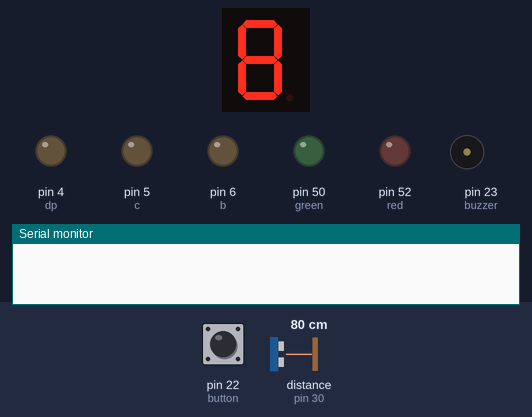
This sketch was run on a simulated Arduino Mega 2560, built with avr-gcc and run on an emulated ATmega2560. Shown: 1-digit seven-segment display, output pins drawn as LEDs (lit = HIGH), buzzer (waves = sounding), the last lines printed to the serial monitor. Wiring (inferred from the names in the program): 1-digit 7-segment display, segments lit when LOW: segments pin 13, pin 12, pin 11, pin 10, pin 9, pin 8, pin 7. The test bench sets the inputs (shaded band); at power-on: pin 22 (button) HIGH, distance to the obstacle (sensor on pin 30) 80 cm. The echo pulse lasts 58.3 µs per cm; the segment pins are drawn as the display they are named for; pins used as bus, display or sensor lines are not drawn.

Above: at 3.2 s.
3.3 s: pin 22 (button) pulled LOW for 0.15 s
At 4.4 s:
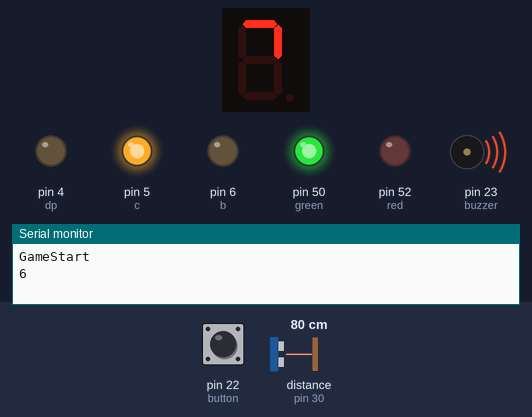
At 5.9 s:
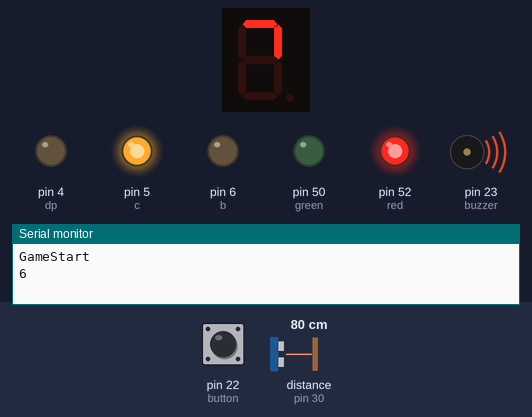
6.4 s: distance to the obstacle (sensor on pin 30) set to 74 cm
At 8.9 s:
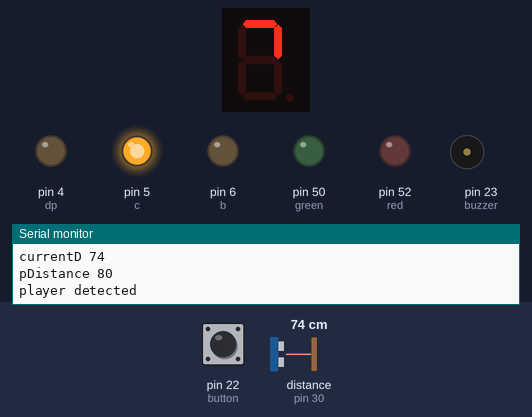
Timing chart, 0 to 10.4 s (numbered marks = the images above; inputs shaded):
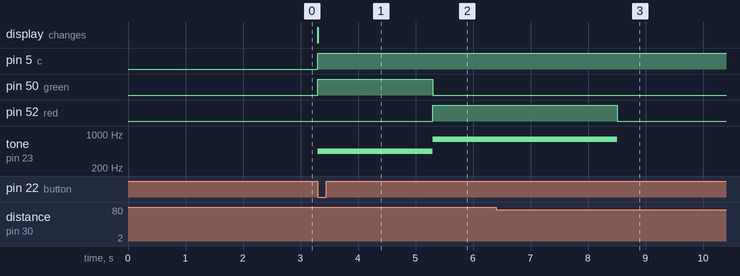

The sketch:

ArduinoSquidGameFile.ino
```cpp
#include <Servo.h>
int hand = 13;
int eyes = 12;
int button = 22;
int red = 52;
int green = 50;
int buzzer = 23;
int trigPin = 31;
int echoPin = 30;
// set the IO pin for each segment
int a = 7;   // set digital pin 7 for segment a
int b = 6;   // set digital pin 6 for segment b
int c = 5;   // set digital pin 5 for segment c
int d = 10;  // set digital pin 10 for segment d
int e = 11;  // set digital pin 11 for segment e
int f = 8;   // set digital pin 8 for segment f
int g = 9;   // set digital pin 9 for segment g
int dp = 4;  // set digital pin 4 for segment dp


int hangle, hpulsewidth;  //
int eangle, epulsewidth;
int second = 0;
long duration, currentD=0, pDistance=0;  // Duration used to calculate distance
int state = HIGH;      // the current state of the output pin
int buttonState;// the current reading from the input pin
int previous = LOW;    // the previous reading from the input pin
const int sensitivity = 2;
bool gameOver = false;
int maximumRange = 200; // Maximum range needed
int minimumRange = 0; // Minimum range needed

void handpulse(int hand, int hangle)  // funtction for hand
{
  hpulsewidth = (hangle * 11) + 500;  // convert angle to 500-2480 pulse width
  digitalWrite(hand, HIGH);           // set the level of servo pin as “high”
  delayMicroseconds(hpulsewidth);     // delay microsecond of pulse width
  digitalWrite(hand, LOW);            // set the level of servo pin as “low”
  delay(20 - hpulsewidth / 1000);
}

void eyepulse(int eyes, int eangle)  // funtction for servo w/ ultrasonic sensor
{
  epulsewidth = (eangle * 11) + 500;  // convert angle to 500-2480 pulse width
  digitalWrite(eyes, HIGH);           // set the level of servo pin as “high”
  delayMicroseconds(epulsewidth);     // delay microsecond of pulse width
  digitalWrite(eyes, LOW);            // set the level of servo pin as “low”
  delay(20 - epulsewidth / 1000);
}
void digital_0(void)  // display number 5
{
  unsigned char j;
  digitalWrite(a, HIGH);
  digitalWrite(b, HIGH);
  digitalWrite(c, HIGH);
  digitalWrite(d, HIGH);
  digitalWrite(e, HIGH);
  digitalWrite(f, HIGH);
  digitalWrite(g, LOW);
  digitalWrite(dp, LOW);
}
void digital_1(void)  // display number 1
{
  unsigned char j;
  digitalWrite(c, HIGH);     // set level as “high” for pin 5, turn on segment c
  digitalWrite(b, HIGH);     // turn on segment b
  for (j = 7; j <= 11; j++)  // turn off other segments
    digitalWrite(j, LOW);
  digitalWrite(dp, LOW);  // turn off segment dp
}
void digital_2(void)  // display number 2
{
  unsigned char j;
  digitalWrite(b, HIGH);
  digitalWrite(a, HIGH);
  for (j = 9; j <= 11; j++)
    digitalWrite(j, HIGH);
  digitalWrite(dp, LOW);
  digitalWrite(c, LOW);
  digitalWrite(f, LOW);
}
void digital_3(void)  // display number 3
{
  digitalWrite(g, HIGH);
  digitalWrite(a, HIGH);
  digitalWrite(b, HIGH);
  digitalWrite(c, HIGH);
  digitalWrite(d, HIGH);
  digitalWrite(dp, LOW);
  digitalWrite(f, LOW);
  digitalWrite(e, LOW);
}
void digital_4(void)  // display number 4
{
  digitalWrite(c, HIGH);
  digitalWrite(b, HIGH);
  digitalWrite(f, HIGH);
  digitalWrite(g, HIGH);
  digitalWrite(dp, LOW);
  digitalWrite(a, LOW);
  digitalWrite(e, LOW);
  digitalWrite(d, LOW);
}
void digital_5(void)  // display number 5
{
  unsigned char j;
  digitalWrite(a, HIGH);
  digitalWrite(b, LOW);
  digitalWrite(c, HIGH);
  digitalWrite(d, HIGH);
  digitalWrite(e, LOW);
  digitalWrite(f, HIGH);
  digitalWrite(g, HIGH);
  digitalWrite(dp, LOW);
}
void digital_6(void)  // display number 6
{
  unsigned char j;
  for (j = 7; j <= 11; j++)
    digitalWrite(j, HIGH);
  digitalWrite(c, HIGH);
  digitalWrite(dp, LOW);
  digitalWrite(b, LOW);
}
void digital_7(void)  // display number 7
{
  unsigned char j;
  for (j = 5; j <= 7; j++)
    digitalWrite(j, HIGH);
  digitalWrite(dp, LOW);
  for (j = 8; j <= 11; j++)
    digitalWrite(j, LOW);
}
void digital_8(void)  // display number 8
{
  unsigned char j;
  for (j = 5; j <= 11; j++)
    digitalWrite(j, HIGH);
  digitalWrite(dp, LOW);
}
void digital_9(void)  // display number 5
{
  unsigned char j;
  digitalWrite(a, HIGH);
  digitalWrite(b, HIGH);
  digitalWrite(c, HIGH);
  digitalWrite(d, HIGH);
  digitalWrite(e, LOW);
  digitalWrite(f, HIGH);
  digitalWrite(g, HIGH);
  digitalWrite(dp, LOW);
}

void eliminate(void) {
  for (int i = 0; i <= 50; i++)  // giving the servo time to rotate to commanded position
  {
    handpulse(hand, 180);
  }
  for (int i = 0; i <= 50; i++)  // giving the servo time to rotate to commanded position
  {
    handpulse(hand, 0);
  }
  gameOver=true;
}

void checkServo(void) {
  tone(buzzer, 784);
  digitalWrite(red, HIGH);
  for (int i = 0; i <= 50; i++)  // giving the servo time to rotate to commanded position
  { eyepulse(eyes, 0);}
  pDistance = measureDistance();
  detect();
  digitalWrite(red, LOW);
  for (int i = 0; i <= 50; i++)  // giving the servo time to rotate to commanded position
  {eyepulse(eyes, 180);}

}

void resetGame(void) {
  digitalWrite(red, LOW);    // turn off red LED
  digitalWrite(green, LOW);  // turn off green LED
  noTone(buzzer);
  //turn the servo for lone player away
  for (int i = 0; i <= 50; i++)  // giving the servo time to rotate to commanded position
  {eyepulse(eyes, 180);}

//move the arm back to restart position
  for (int i = 0; i <= 50; i++)  // giving the servo time to rotate to commanded position
  { handpulse(hand, 0);}
  //gameOver = false;

}

void displaySeg(int second) {
  if (second == 6) {
    digital_6();}
  else if (second == 5) {
    digital_5();}
  else if (second == 4) {
    digital_4();}
  else if (second == 3) {
    digital_3();}
  else if (second == 2) {
    digital_2();}
  else if (second == 1) {
    digital_1();}
  else if (second == 0) {
    digital_0();}

}

void detect(void) {

  currentD = measureDistance();
  //check for 3 sec
  for (int i = 0; i < 60; i++) {
     currentD = measureDistance();
     Serial.print("currentD ");
      Serial.println(currentD);
      Serial.print("pDistance ");
      Serial.println(pDistance);

    if (abs(currentD - pDistance) >= sensitivity ) {
      Serial.println("player detected");
      eliminate();
      resetGame();
    }
    if(gameOver == true){
      return;
    }
    pDistance = currentD;
    delay(50);
  }
}

void setup() {
  Serial.begin(9600);       // connect to serial port, set baud rate at “9600”
  pinMode(hand, OUTPUT);    // set servo pin as “output”
  pinMode(eyes, OUTPUT);    // set servo pin as “output”
  pinMode(buzzer, OUTPUT);  // set servo buzzer as “output”
  pinMode(button, INPUT);   // set button pin as “input”
  pinMode(red, OUTPUT);     // set servo redled as “output”
  pinMode(green, OUTPUT);
  pinMode(echoPin, INPUT);  // set servo redled as “output”
  pinMode(trigPin, OUTPUT);
  for (int i = 4; i <= 11; i++) {
    pinMode(i, OUTPUT);  // set pin 4-11as “output”
  }
  resetGame();
  buttonState = digitalRead(button); //read button input
}

int measureDistance() {

  digitalWrite(trigPin, HIGH);
  delayMicroseconds(10);
  digitalWrite(trigPin, LOW);
  duration = pulseIn(echoPin, HIGH);

  int dis = duration / 58.2;
  //still need to figure out getting rid of bad data
  if (dis >= maximumRange) {
    digitalWrite(trigPin, HIGH);
    delayMicroseconds(10);
    digitalWrite(trigPin, LOW);
    duration = pulseIn(echoPin, HIGH);

  int dis = duration / 58.2;
  }
  return dis;
}

void playerMov(void){
  tone(buzzer, 440);
  digitalWrite(green, HIGH);
  delay(2000);
  digitalWrite(green, LOW);
}

void loop() {
  gameOver = false;
  previous =  buttonState; // read button input
  buttonState = digitalRead(button);
  noTone(buzzer);
  if (previous == HIGH && buttonState == LOW) {
    Serial.println("GameStart");
    int j = 6;
    while(gameOver != true && j >= 0 ){
       if(j == 0){
        displaySeg(j);
        eliminate();
        break;
      }
      Serial.println(j);
      displaySeg(j);
      playerMov();
      checkServo();
      j--;

    }
    if(gameOver == true){
      Serial.println("gameOVer");
    }


  }
}
```

Measured:
- the behaviour switches between 79 and 78 cm on distance to the obstacle (sensor on pin 30) (found by bisection; images 2 and 3)
- after the input at 3.3 s, pin 5 (c): LOW → HIGH at once; pin 50 (green): LOW → HIGH at once, → LOW 2.0 s later; pin 52 (red): LOW → HIGH after 2.0 s; tone on pin 23 (buzzer): silent → 440 Hz at once, → 784 Hz 2.0 s later; the display: changes at once (image 1)
- after the input at 6.4 s, pin 50 (green): stays LOW (without the input it goes to HIGH after 4.3 s)
